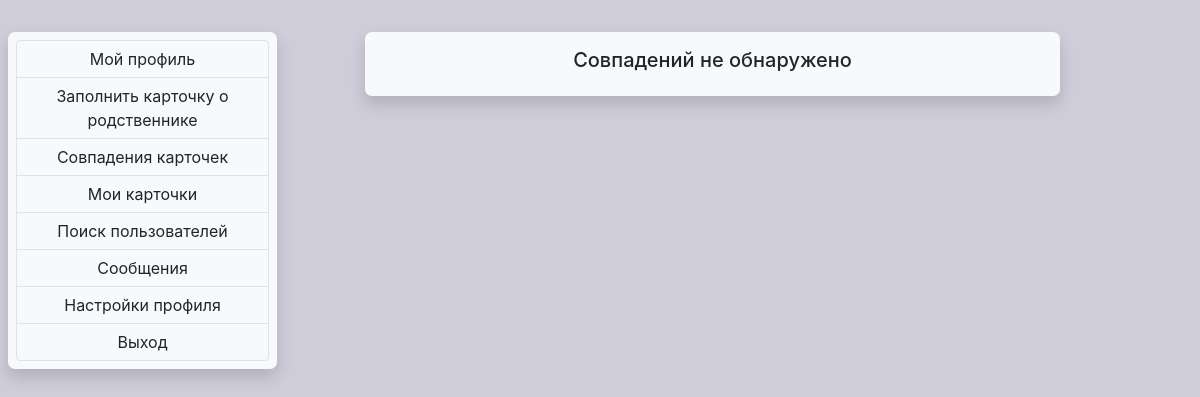
The page /similarities (signed in) on the database as committed earlier.
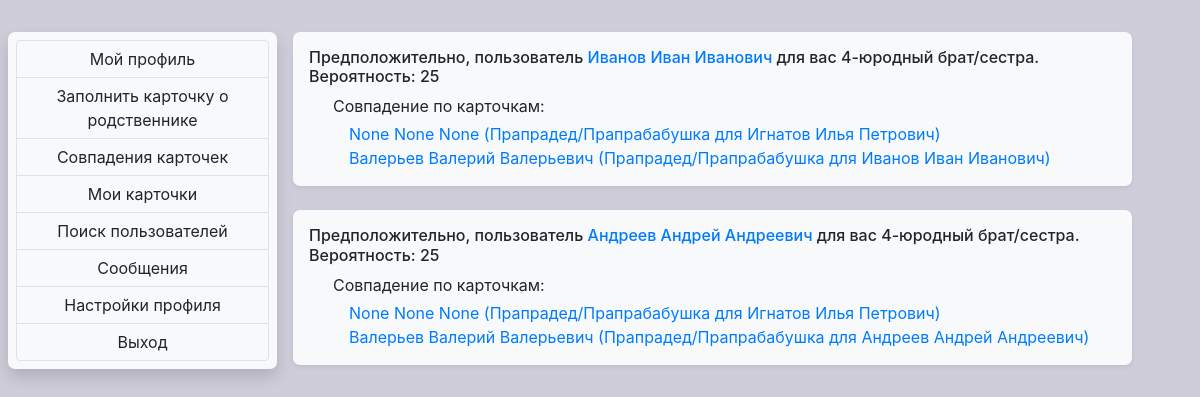
The same page on the database as committed later.
### relationfinder/models.py (models this page shows, shortened)
class Relation(models.Model):
    referenced_by = models.ForeignKey(
        Card, on_delete=models.CASCADE, blank=True, null=True, related_name="fbRelations_set")
    referencing = models.ForeignKey(
        Card, on_delete=models.CASCADE, blank=True, null=True, related_name="rtRelations_set")
    connection_type = models.CharField(max_length=30, blank=True, null=True)
    similarity = models.FloatField(null=True, blank=True)

class Card(models.Model):
    class Meta:
        verbose_name_plural = "Cards"
        verbose_name = "Card"
    user = models.ForeignKey(
        User, on_delete=models.CASCADE, related_name="card_set", blank=True, null=True)
    card_name = models.CharField(
        max_length=30, blank=False, null=False, default="default name")
    sex = models.CharField(max_length=30, blank=False,
                           null=False, default="default")
    relation_level = models.CharField(
        max_length=30, blank=False, null=False, default="default")
    first_name = models.CharField(max_length=30, blank=True, null=True)
    surname = models.CharField(max_length=30, blank=True, null=True)
    fathername = models.CharField(max_length=30, blank=True, null=True)
    birth_year = models.PositiveIntegerField(blank=True, null=True)
    death_year = models.PositiveIntegerField(blank=True, null=True)
    place1_x = models.FloatField(blank=True, null=True)
    place1_y = models.FloatField(blank=True, null=True)
    place1_radius = models.FloatField(blank=True, null=True)
    place1_start_year = models.PositiveIntegerField(blank=True, null=True)
    place1_end_year = models.PositiveIntegerField(blank=True, null=True)
    place2_x = models.FloatField(blank=True, null=True)
    place2_y = models.FloatField(blank=True, null=True)
    place2_radius = models.FloatField(blank=True, null=True)
    place2_start_year = models.PositiveIntegerField(blank=True, null=True)
    place2_end_year = models.PositiveIntegerField(blank=True, null=True)
    place3_x = models.FloatField(blank=True, null=True)
    place3_y = models.FloatField(blank=True, null=True)
    place3_radius = models.FloatField(blank=True, null=True)
    place3_start_year = models.PositiveIntegerField(blank=True, null=True)
    place3_end_year = models.PositiveIntegerField(blank=True, null=True)
    information = models.TextField(null=True, blank=True)
    def __str__(self):
        return '{} {} {} ({} для {}) '.format(self.surname, self.first_name, self.fathername, self.relation_level, str(self.user))

class UserExtension(models.Model):
    user = models.OneToOneField(
        User, null=True, blank=True, on_delete=models.CASCADE, related_name='userExtension')
    first_name = models.CharField(max_length=30, blank=True, null=True)
    surname = models.CharField(max_length=30, blank=True, null=True)
    fathername = models.CharField(max_length=30, blank=True, null=True)
    birth_date = models.DateField(
        auto_now=False, auto_now_add=False, blank=True, null=True)
    information = models.TextField(blank=True, null=True)
    photo = models.ImageField(blank=True, null=True,
                              default="def_profile_photo.png")

### relationfinder/views.py (the view)
# urls.py: path('similarities', views.similarities, name='similarities'),
@login_required(login_url='login_or_register')
def similarities(request):
    all_relations = Relation.objects.all()
    user_relations = all_relations.filter(referenced_by__user=request.user)
    return render(request, "relfinder/profile_similarities.html", {'user_relations': user_relations})

### relationfinder/models.py (called while the page is built)
def override_username(self):
    name = '{} {} {}'.format(self.userExtension.surname,
                             self.userExtension.first_name, self.userExtension.fathername)
    return name

### relationfinder/templates/relfinder/profile_similarities.html (shortened to what this page needs)
{% extends 'relfinder/profile_navigation.html' %}
{% block content1 %}
{% if user_relations %}
    {% for relation in user_relations %}
    <div class="container  rounded shadow-sm bg-light p-3 mb-4">
        <h6>
            Предположительно, пользователь <a href="{% url 'user' relation.referencing.user.id %}">
                {{relation.referencing.user}}</a> для вас {{relation.connection_type}}.
                <div>
                    Вероятность: {% widthratio relation.similarity 1 100 %}
                </div>
        </h6>
        <div>
            <div class="pl-3">
                <div class="pl-2 pb-1">
                    Совпадение по карточкам:
                </div>
                <div class="pl-4">
                    <div>
                        <a href="{% url 'viewcard' relation.referenced_by.id %}">{{relation.referenced_by}}</a>
                    </div>
                    <div>
                        <a href="{% url 'viewcard' relation.referencing.id %}">{{relation.referencing}}</a>
                    </div>
                </div>
            </div>
        </div>
    </div>
    {% endfor %}
{% else %}
    <div class="row">
        <div class="col-1"></div>
        <div class="col-10">
            <div class="container  rounded shadow bg-light p-3 mb-4">
                <h5 class="text-center">Совпадений не обнаружено</h5>
            </div>
        </div>
        <div class="col-1"></div>
    </div>
{% endif %}
{% endblock content1 %}

### relationfinder/templates/relfinder/profile_navigation.html (shortened to what this page needs)
{% extends 'relfinder/base.html' %}
{% block content %}
<div class="container mt-4" id="mainContents">
    <div class="row">
      <div class="col-3 m-0 p-0">
          <div class="m-2 p-2  bg-light shadow rounded">
            <div class="btn-group-vertical  container-fluid m-0 p-0" >
              <a class="btn border" href="{% url 'profile' %}">Мой профиль</a>
              <a class="btn border" href="{% url 'create' %}">Заполнить карточку о родственнике</a>
              <a class="btn border" href="{% url 'similarities' %}">Совпадения карточек</a>
              <a class="btn border" href="{% url 'mycards' %}">Мои карточки</a>
              <a class="btn border" href="{% url 'usersearch' %}">Поиск пользователей</a>
              <a class="btn border" href="{% url 'messages' %}">Сообщения</a>
              <a class="btn border" href="{% url 'profilesettings' %}">Настройки профиля</a>
              <a class="btn border" href="{% url 'logout' %}">Выход</a>
            </div>
          </div>
      </div>
      <div class="col-9 m-0 p-0">
        <div class="m-2 p-0">
          {% block content1 %}
          {% endblock content1 %}
        </div>
      </div>
    </div>
  </div>
{% endblock content %}

### relationfinder/templates/relfinder/base.html (shortened to what this page needs)
<!doctype html>
<html lang="en">
<head>
  <link rel="stylesheet" href="https://stackpath.bootstrapcdn.com/bootstrap/4.5.2/css/bootstrap.min.css"
>
</head>
<body>
  {% block content %}
  {% endblock content %}
</body>
</html>

### relationfinder/templates/relfinder/base.html (style rules this page uses)
body { background-color: rgb(207, 205, 218); }

### relationfinder/templates/relfinder/profile_navigation.html (style rules this page uses)
#mainContents { position :relative; right: 2.5%; }
.rounded { border-radius: 7px!important; }

Rows that differ between the two databases and show on the page:
added Relation: referencing.user "Иванов Иван Иванович", connection_type "4-юродный брат/сестра", similarity "25", referenced_by "None None None (Прапрадед/Прапрабабушка для Игнатов Илья Петрович)", referencing "Валерьев Валерий Валерьевич (Прапрадед/Прапрабабушка для Иванов Иван Иванович)"
added Relation: referencing.user "Андреев Андрей Андреевич", connection_type "4-юродный брат/сестра", similarity "25", referenced_by "None None None (Прапрадед/Прапрабабушка для Игнатов Илья Петрович)", referencing "Валерьев Валерий Валерьевич (Прапрадед/Прапрабабушка для Андреев Андрей Андреевич)"
Other text that changed with them:
text no longer shown: "Совпадений не обнаружено"
